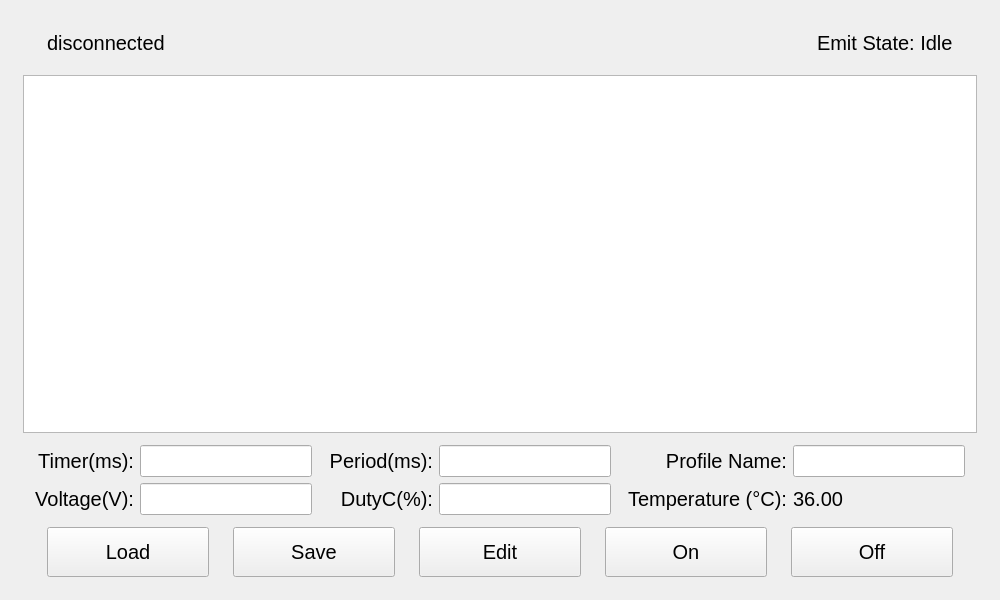
<?xml version="1.0" encoding="UTF-8"?>
<ui version="4.0">
 <class>MainWindowLIFU4</class>
 <widget class="QWidget" name="MainWindowLIFU4">
  <property name="geometry">
   <rect>
    <x>0</x>
    <y>0</y>
    <width>1000</width>
    <height>600</height>
   </rect>
  </property>
  <property name="windowTitle">
   <string>MainWindow</string>
  </property>
  <property name="styleSheet">
   <string notr="true">font:20px;</string>
  </property>
  <layout class="QVBoxLayout" name="verticalLayout">
   <item>
    <widget class="QWidget" name="widget" native="true">
     <property name="styleSheet">
      <string notr="true">QLineEdit::disabled {
    background: transparent;
	border: 0px solid red;
}</string>
     </property>
     <layout class="QVBoxLayout" name="verticalLayout_2">
      <property name="spacing">
       <number>12</number>
      </property>
      <property name="leftMargin">
       <number>12</number>
      </property>
      <property name="topMargin">
       <number>12</number>
      </property>
      <property name="rightMargin">
       <number>12</number>
      </property>
      <property name="bottomMargin">
       <number>12</number>
      </property>
      <item>
       <widget class="QWidget" name="widget_43" native="true">
        <property name="minimumSize">
         <size>
          <width>50</width>
          <height>40</height>
         </size>
        </property>
        <property name="maximumSize">
         <size>
          <width>50000</width>
          <height>40</height>
         </size>
        </property>
        <layout class="QHBoxLayout" name="horizontalLayout_39">
         <property name="spacing">
          <number>12</number>
         </property>
         <property name="leftMargin">
          <number>24</number>
         </property>
         <property name="topMargin">
          <number>0</number>
         </property>
         <property name="rightMargin">
          <number>24</number>
         </property>
         <property name="bottomMargin">
          <number>0</number>
         </property>
         <item>
          <widget class="QLabel" name="lblState">
           <property name="text">
            <string>disconnected</string>
           </property>
          </widget>
         </item>
         <item>
          <spacer name="horizontalSpacer">
           <property name="orientation">
            <enum>Qt::Horizontal</enum>
           </property>
           <property name="sizeHint" stdset="0">
            <size>
             <width>526</width>
             <height>20</height>
            </size>
           </property>
          </spacer>
         </item>
         <item>
          <widget class="QLabel" name="lblEmitState">
           <property name="text">
            <string>Emit State: Idle</string>
           </property>
          </widget>
         </item>
        </layout>
       </widget>
      </item>
      <item>
       <widget class="QListWidget" name="listWidget">
        <property name="horizontalScrollBarPolicy">
         <enum>Qt::ScrollBarAlwaysOff</enum>
        </property>
        <property name="flow">
         <enum>QListView::LeftToRight</enum>
        </property>
        <property name="isWrapping" stdset="0">
         <bool>true</bool>
        </property>
        <property name="resizeMode">
         <enum>QListView::Adjust</enum>
        </property>
        <property name="wordWrap">
         <bool>false</bool>
        </property>
       </widget>
      </item>
      <item>
       <widget class="QWidget" name="widget_6" native="true">
        <property name="sizePolicy">
         <sizepolicy hsizetype="Preferred" vsizetype="Preferred">
          <horstretch>0</horstretch>
          <verstretch>0</verstretch>
         </sizepolicy>
        </property>
        <property name="minimumSize">
         <size>
          <width>857</width>
          <height>70</height>
         </size>
        </property>
        <property name="maximumSize">
         <size>
          <width>1000</width>
          <height>70</height>
         </size>
        </property>
        <layout class="QGridLayout" name="gridLayout_2" columnstretch="0,0,0,0,0,0">
         <property name="leftMargin">
          <number>12</number>
         </property>
         <property name="topMargin">
          <number>0</number>
         </property>
         <property name="rightMargin">
          <number>12</number>
         </property>
         <property name="bottomMargin">
          <number>0</number>
         </property>
         <item row="0" column="0">
          <widget class="QLabel" name="label_7">
           <property name="sizePolicy">
            <sizepolicy hsizetype="MinimumExpanding" vsizetype="Preferred">
             <horstretch>0</horstretch>
             <verstretch>0</verstretch>
            </sizepolicy>
           </property>
           <property name="text">
            <string>Timer(ms):</string>
           </property>
           <property name="alignment">
            <set>Qt::AlignRight|Qt::AlignTrailing|Qt::AlignVCenter</set>
           </property>
          </widget>
         </item>
         <item row="0" column="1">
          <widget class="QLineEdit" name="lblTimer">
           <property name="sizePolicy">
            <sizepolicy hsizetype="Expanding" vsizetype="Preferred">
             <horstretch>0</horstretch>
             <verstretch>0</verstretch>
            </sizepolicy>
           </property>
           <property name="maximumSize">
            <size>
             <width>200</width>
             <height>16777215</height>
            </size>
           </property>
          </widget>
         </item>
         <item row="0" column="2">
          <widget class="QLabel" name="label_10">
           <property name="sizePolicy">
            <sizepolicy hsizetype="Minimum" vsizetype="Preferred">
             <horstretch>0</horstretch>
             <verstretch>0</verstretch>
            </sizepolicy>
           </property>
           <property name="text">
            <string>  Period(ms):</string>
           </property>
           <property name="alignment">
            <set>Qt::AlignRight|Qt::AlignTrailing|Qt::AlignVCenter</set>
           </property>
          </widget>
         </item>
         <item row="0" column="3">
          <widget class="QLineEdit" name="lblPeriod">
           <property name="sizePolicy">
            <sizepolicy hsizetype="Expanding" vsizetype="Preferred">
             <horstretch>0</horstretch>
             <verstretch>0</verstretch>
            </sizepolicy>
           </property>
           <property name="maximumSize">
            <size>
             <width>200</width>
             <height>16777215</height>
            </size>
           </property>
          </widget>
         </item>
         <item row="0" column="4">
          <widget class="QLabel" name="label_16">
           <property name="sizePolicy">
            <sizepolicy hsizetype="Minimum" vsizetype="Preferred">
             <horstretch>0</horstretch>
             <verstretch>0</verstretch>
            </sizepolicy>
           </property>
           <property name="text">
            <string>Profile Name:</string>
           </property>
           <property name="alignment">
            <set>Qt::AlignRight|Qt::AlignTrailing|Qt::AlignVCenter</set>
           </property>
          </widget>
         </item>
         <item row="0" column="5">
          <widget class="QLineEdit" name="lblName">
           <property name="sizePolicy">
            <sizepolicy hsizetype="Expanding" vsizetype="Preferred">
             <horstretch>0</horstretch>
             <verstretch>0</verstretch>
            </sizepolicy>
           </property>
           <property name="maximumSize">
            <size>
             <width>200</width>
             <height>16777215</height>
            </size>
           </property>
          </widget>
         </item>
         <item row="1" column="0">
          <widget class="QLabel" name="label_19">
           <property name="sizePolicy">
            <sizepolicy hsizetype="MinimumExpanding" vsizetype="Preferred">
             <horstretch>0</horstretch>
             <verstretch>0</verstretch>
            </sizepolicy>
           </property>
           <property name="styleSheet">
            <string notr="true"/>
           </property>
           <property name="text">
            <string>Voltage(V):</string>
           </property>
           <property name="alignment">
            <set>Qt::AlignRight|Qt::AlignTrailing|Qt::AlignVCenter</set>
           </property>
          </widget>
         </item>
         <item row="1" column="1">
          <widget class="QLineEdit" name="lblVoltage">
           <property name="sizePolicy">
            <sizepolicy hsizetype="Expanding" vsizetype="Preferred">
             <horstretch>0</horstretch>
             <verstretch>0</verstretch>
            </sizepolicy>
           </property>
           <property name="maximumSize">
            <size>
             <width>200</width>
             <height>16777215</height>
            </size>
           </property>
          </widget>
         </item>
         <item row="1" column="4">
          <widget class="QLabel" name="label_17">
           <property name="sizePolicy">
            <sizepolicy hsizetype="Minimum" vsizetype="Preferred">
             <horstretch>0</horstretch>
             <verstretch>0</verstretch>
            </sizepolicy>
           </property>
           <property name="text">
            <string>  Temperature (°C):</string>
           </property>
           <property name="alignment">
            <set>Qt::AlignRight|Qt::AlignTrailing|Qt::AlignVCenter</set>
           </property>
          </widget>
         </item>
         <item row="1" column="5">
          <widget class="QLabel" name="lblTemp">
           <property name="text">
            <string>36.00</string>
           </property>
          </widget>
         </item>
         <item row="1" column="2">
          <widget class="QLabel" name="label_18">
           <property name="sizePolicy">
            <sizepolicy hsizetype="Minimum" vsizetype="Preferred">
             <horstretch>0</horstretch>
             <verstretch>0</verstretch>
            </sizepolicy>
           </property>
           <property name="text">
            <string>DutyC(%):</string>
           </property>
           <property name="alignment">
            <set>Qt::AlignRight|Qt::AlignTrailing|Qt::AlignVCenter</set>
           </property>
          </widget>
         </item>
         <item row="1" column="3">
          <widget class="QLineEdit" name="lblDutyc">
           <property name="sizePolicy">
            <sizepolicy hsizetype="Expanding" vsizetype="Preferred">
             <horstretch>0</horstretch>
             <verstretch>0</verstretch>
            </sizepolicy>
           </property>
           <property name="maximumSize">
            <size>
             <width>200</width>
             <height>16777215</height>
            </size>
           </property>
          </widget>
         </item>
        </layout>
       </widget>
      </item>
      <item>
       <widget class="QWidget" name="widget_2" native="true">
        <property name="minimumSize">
         <size>
          <width>0</width>
          <height>50</height>
         </size>
        </property>
        <property name="maximumSize">
         <size>
          <width>16777215</width>
          <height>80</height>
         </size>
        </property>
        <layout class="QHBoxLayout" name="horizontalLayout_2">
         <property name="spacing">
          <number>24</number>
         </property>
         <property name="leftMargin">
          <number>24</number>
         </property>
         <property name="topMargin">
          <number>0</number>
         </property>
         <property name="rightMargin">
          <number>24</number>
         </property>
         <property name="bottomMargin">
          <number>0</number>
         </property>
         <item>
          <widget class="QPushButton" name="btnLoad">
           <property name="sizePolicy">
            <sizepolicy hsizetype="Minimum" vsizetype="Preferred">
             <horstretch>0</horstretch>
             <verstretch>0</verstretch>
            </sizepolicy>
           </property>
           <property name="maximumSize">
            <size>
             <width>240</width>
             <height>80</height>
            </size>
           </property>
           <property name="text">
            <string>Load</string>
           </property>
          </widget>
         </item>
         <item>
          <widget class="QPushButton" name="btnSave">
           <property name="sizePolicy">
            <sizepolicy hsizetype="Minimum" vsizetype="Preferred">
             <horstretch>0</horstretch>
             <verstretch>0</verstretch>
            </sizepolicy>
           </property>
           <property name="maximumSize">
            <size>
             <width>240</width>
             <height>80</height>
            </size>
           </property>
           <property name="text">
            <string>Save</string>
           </property>
          </widget>
         </item>
         <item>
          <widget class="QPushButton" name="btnEdit">
           <property name="sizePolicy">
            <sizepolicy hsizetype="Minimum" vsizetype="Preferred">
             <horstretch>0</horstretch>
             <verstretch>0</verstretch>
            </sizepolicy>
           </property>
           <property name="maximumSize">
            <size>
             <width>240</width>
             <height>80</height>
            </size>
           </property>
           <property name="text">
            <string>Edit</string>
           </property>
          </widget>
         </item>
         <item>
          <widget class="QPushButton" name="btnOn">
           <property name="sizePolicy">
            <sizepolicy hsizetype="Minimum" vsizetype="Preferred">
             <horstretch>0</horstretch>
             <verstretch>0</verstretch>
            </sizepolicy>
           </property>
           <property name="maximumSize">
            <size>
             <width>240</width>
             <height>80</height>
            </size>
           </property>
           <property name="text">
            <string>On</string>
           </property>
          </widget>
         </item>
         <item>
          <widget class="QPushButton" name="btnOff">
           <property name="sizePolicy">
            <sizepolicy hsizetype="Minimum" vsizetype="Preferred">
             <horstretch>0</horstretch>
             <verstretch>0</verstretch>
            </sizepolicy>
           </property>
           <property name="maximumSize">
            <size>
             <width>240</width>
             <height>80</height>
            </size>
           </property>
           <property name="text">
            <string>Off</string>
           </property>
          </widget>
         </item>
        </layout>
       </widget>
      </item>
     </layout>
    </widget>
   </item>
  </layout>
 </widget>
 <resources/>
 <connections/>
</ui>
